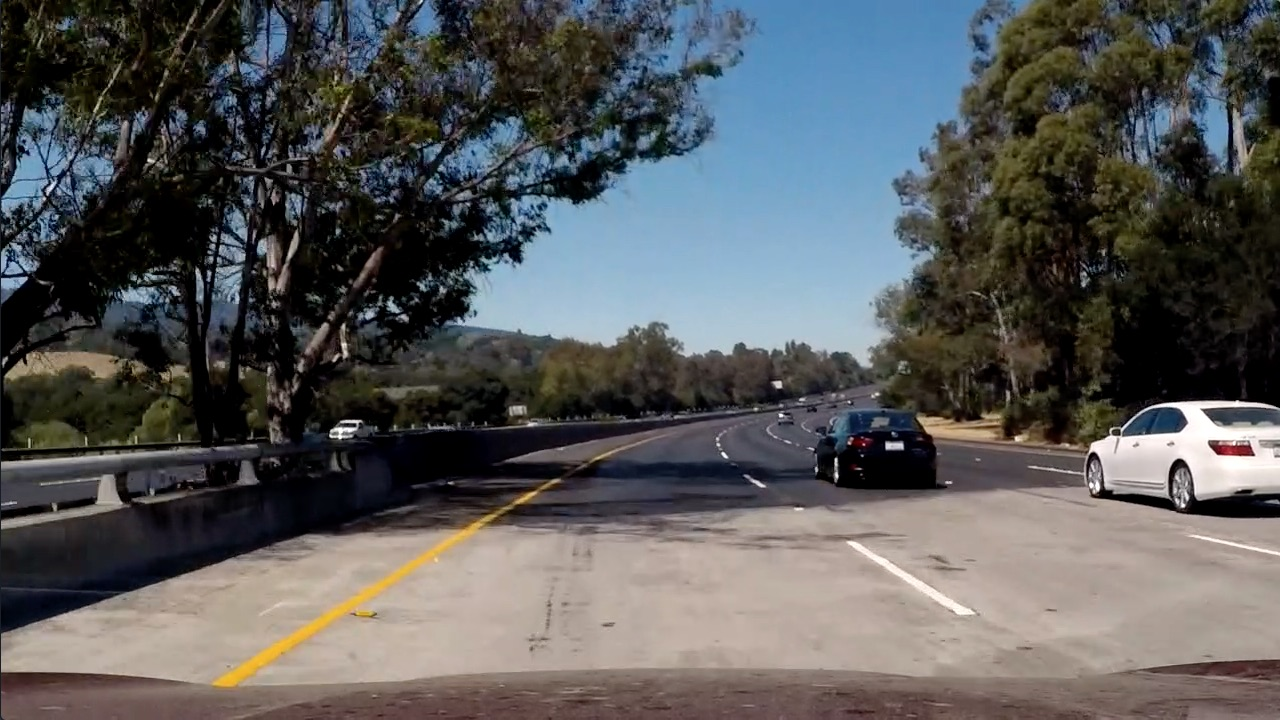
#> input picture test_images/test5.jpg, 1280 x 720 px
$ jupyter execute advanced_lanelines.ipynb   (older library calls are emulated)
#> lines starting #> are read from the running program, lines starting #| are printed output that depends on the picture; after the words box and inside, x2 and y2 are one past the last pixel; in counts of white or black regions, pixels touching at a corner belong together
# Advanced Lane Finding

The purpose of this code is to detect lanelines in the given video.

The Project
---

The goals / steps of this project are the following:

* Compute the camera calibration matrix and distortion coefficients given a set of chessboard images.
* Apply a distortion correction to raw images.
* Use color transforms, gradients, etc., to create a thresholded binary image.
* Apply a perspective transform to rectify binary image ("birds-eye view").
* Detect lane pixels and fit to find the lane boundary.
* Determine the curvature of the lane and vehicle position with respect to center.
* Warp the detected lane boundaries back onto the original image.
* Output visual display of the lane boundaries and numerical estimation of lane curvature and vehicle position.

We will start by importing all relevant libraries such as opencv, numpy required.

[cell 1]
import os
import numpy as np
import cv2
import matplotlib.pyplot as plt
import matplotlib.image as mpimg
import glob
import pickle

## Read Pickle containing data saved from pipeline

There are two main steps to this process: use chessboard images to obtain image points and object points, and then use the OpenCV functions [**cv2.calibrateCamera()**](https://docs.opencv.org/2.4/modules/calib3d/doc/camera_calibration_and_3d_reconstruction.html#cv2.findChessboardCorners) and [**cv2.undistort()**](https://docs.opencv.org/2.4/modules/calib3d/doc/camera_calibration_and_3d_reconstruction.html#cv2.drawChessboardCorners) to compute the calibration and undistortion.

[cell 2]
dist_pickle = pickle.load( open( "pickle/test_images_dist_pickle.p", "rb" ) )
#> (reads pickle/test_images_dist_pickle.p from the repository)
mtx = dist_pickle["mtx"]
dist = dist_pickle["dist"]
M = dist_pickle["M"]
Minv = dist_pickle["Minv"]

## Include relevant functions from the developed pipeline

We are including here only the relevant functions from our pipeline in the previous project. This will include the hue, saturation, x gradient and combined thresholding functions.

If we decide to change the image processing options and include other thresholds as well, we will enter them in the future in this box.

[cell 3]
# Thresholding functions
# since we have evaludated earlier that HLS gives good image filtering results
# only included the relevant thresholding functions from "pipeline.ipynb"

def lightness_select(img, thresh = (120,255)):

    # 1. Convert to hls colorspace
    hls = cv2.cvtColor(img, cv2.COLOR_RGB2HLS)
    # 2. Apply threshold to s channel
    l_channel = hls[:,:,1]
    # 3. Create empty array to store the binary output and apply threshold
    lightness_image = np.zeros_like(l_channel)
    lightness_image[(l_channel > thresh[0]) & (l_channel <= thresh[1])] = 1

    return lightness_image

def saturation_select(img, thresh = (100,255)):

    # 1. convert to hls colorspace
    hls = cv2.cvtColor(img, cv2.COLOR_RGB2HLS)
    # 2. apply threshold to s channel
    s_channel = hls[:,:,2]
    # 3. create empty array to store the binary output and apply threshold
    sat_image = np.zeros_like(s_channel)
    sat_image[(s_channel > thresh[0]) & (s_channel <= thresh[1])] = 1

    return sat_image


def abs_sobel_thresh(img, orient = 'x', sobel_kernel = 3, thresh = (0,255)):

    # 1. Applying the Sobel depending on x or y direction and getting the absolute value
    if (orient == 'x'):
        abs_sobel = np.absolute(cv2.Sobel(img, cv2.CV_64F, 1, 0, ksize = sobel_kernel))
    if (orient == 'y'):
        abs_sobel = np.absolute(cv2.Sobel(img, cv2.CV_64F, 0, 1, ksize = sobel_kernel))
    # 2. Scaling to 8-bit and converting to np.uint8
    scaled_sobel = np.uint8(255*abs_sobel/np.max(abs_sobel))
    # 3. Create mask of '1's where the sobel magnitude is > thresh_min and < thresh_max
    sobel_image = np.zeros_like(scaled_sobel)
    sobel_image[(scaled_sobel >= thresh[0]) & (scaled_sobel <= thresh[1])] = 1

    return sobel_image


# More threhsolding functions can be added here from the pipeline for advacned filtering options

## Combined Thresholding

In the next step, we apply combined thresholding from our thresholding functions in the previous box. For details, refer to "pipeline.ipynb".

[cell 4]
### Combined Thresholding Function
def combined_threshold(img):

    # convert to hls format and extract channels
    hls = cv2.cvtColor(img, cv2.COLOR_RGB2HLS)
    s_channel = hls[:,:,2]
    l_channel = hls[:,:,1]

    # convert image to grayscale
    gray = cv2.cvtColor(img, cv2.COLOR_RGB2GRAY)

    # applying thresholding and storing different filtered images
    l_binary = lightness_select(img, thresh = (120, 255))
    s_binary = saturation_select(img, thresh = (100, 255))

    ksize = 9
    gradx = abs_sobel_thresh(s_channel, orient='x', sobel_kernel=ksize, thresh=(20, 100))

    # creating an empty binary image
    combined_binary = np.zeros_like(s_binary)
    combined_binary[((gradx == 1) | (s_binary == 1)) & ((l_binary == 1) & (s_binary == 1))] = 1

    # apply region of interest mask
    height, width = combined_binary.shape
    mask = np.zeros_like(combined_binary)
    region = np.array([[0, height-1], [int(width/2), int(height/2)], [width-1, height-1]], dtype=np.int32)
    cv2.fillPoly(mask, [region], 1)

    masked_binary = cv2.bitwise_and(combined_binary, mask)

    return masked_binary

## Perspective Transform

We apply the perspective transform using [**cv2.getPerspectiveTransform(src, dst)**](https://docs.opencv.org/2.4/modules/imgproc/doc/geometric_transformations.html#getperspectivetransform).

This function converts our camera view of the lanelines to a top-down view or a bird's eye view. We will use the image generated by this function for identifying lanelines and estimating the road curvatures.

[cell 5]
# function for applying perspective view on the masked thresholded images
def perspective_view(img):
    img_size = (img.shape[1], img.shape[0])
    # image points extracted from image approximately
    bottom_left = [210, 720]
    bottom_right = [1100, 720]
    top_left = [570, 470]
    top_right = [720, 470]
    src = np.float32([bottom_left, bottom_right, top_right, top_left])
    pts = np.array([bottom_left, bottom_right, top_right, top_left])
    pts = pts.reshape((-1, 1, 2))
    # choose four points in warped image so that the lines should appear as parallel
    bottom_left_dst = [320, 720]
    bottom_right_dst = [920, 720]
    top_left_dst = [320, 1]
    top_right_dst = [920, 1]
    dst = np.float32([bottom_left_dst, bottom_right_dst, top_right_dst, top_left_dst])
    # apply perspective transform
    M = cv2.getPerspectiveTransform(src, dst)
    # compute inverse perspective transform
    Minv = cv2.getPerspectiveTransform(dst, src)
    # warp the image using perspective transform M
    warped = cv2.warpPerspective(img, M, img_size, flags=cv2.INTER_LINEAR)
    return warped, M, Minv

## Pipeline

Here we will work on developing a pipeline for processing individual images for detecting, visualizing lanelines and calculate the radius of curvature for lanelines.

[cell 6]
# read in an image
img = mpimg.imread("test_images/test5.jpg")
#> img is the input picture: shape (720, 1280, 3); mean R, G, B 88.5, 89.3, 89.8

# undistort the original image using stored values from pickle
undist_original = cv2.undistort(img, mtx, dist, None, mtx)

# apply perspective view on the image
warped_original, M, Minv = perspective_view(undist_original)
#> in perspective_view, `warped = cv2.warpPerspective(img, M, img_size, flags=cv2.INTER_LINEAR)`:
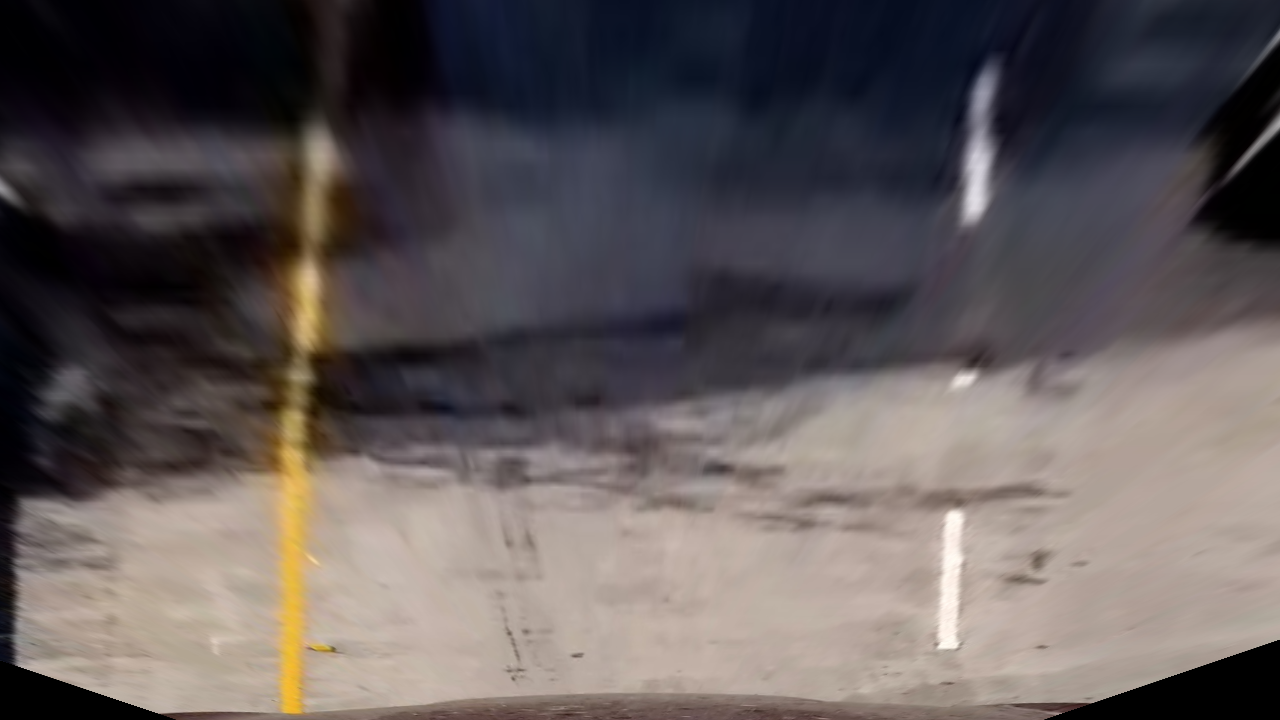
#> warped: shape (720, 1280, 3); mean R, G, B 96.1, 88.6, 88.8
#> M = [[-0.483, -1.46, 922.7], [0, -2.06, 970.2], [-7.09e-19, -0.00238, 1]]; Minv = [[0.25, -0.743, 490.2], [-2.47e-16, -0.484, 469.9], [-4.89e-19, -0.00116, 1]]

# apply combined threshold
combined_threshold = combined_threshold(undist_original)
#> in combined_threshold, `hls = cv2.cvtColor(img, cv2.COLOR_RGB2HLS)`: hls: shape (720, 1280, 3); mean of channels 0, 1, 2 55.3, 90.3, 68
#> in combined_threshold, `l_channel = hls[:,:,1]`:
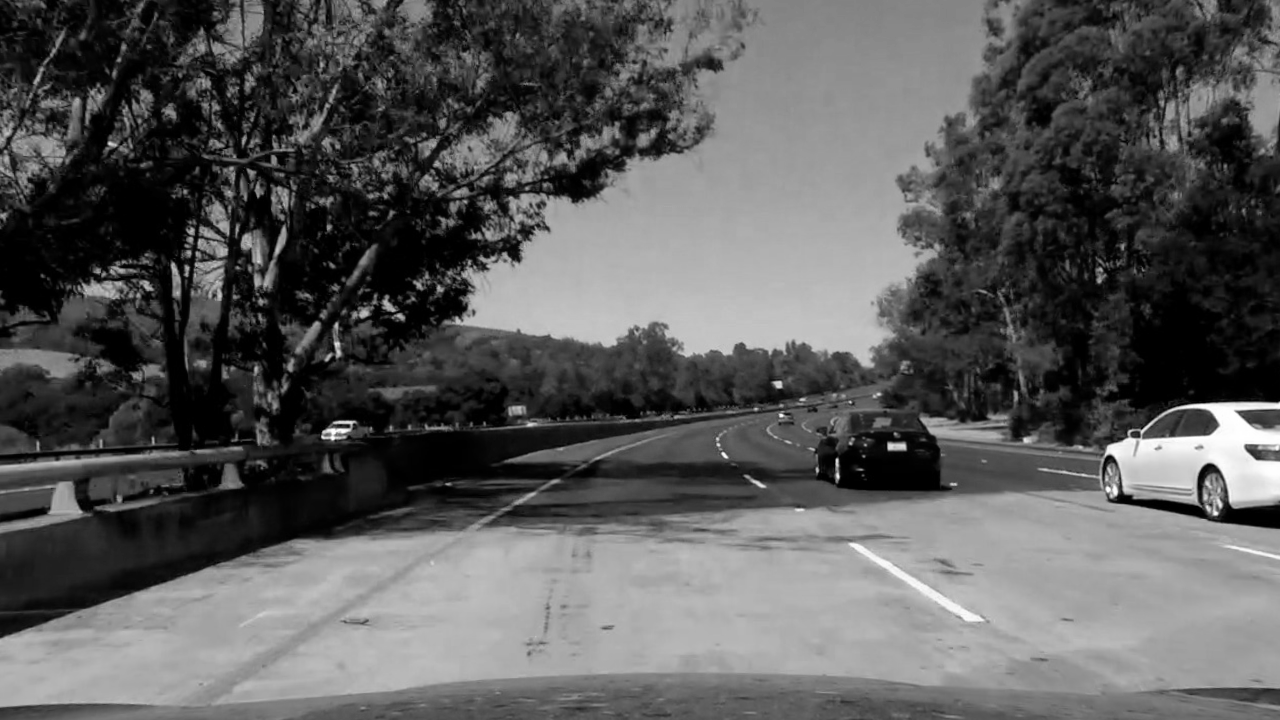
#> l_channel: shape (720, 1280); min 0, max 255, mean 90.3
#> in combined_threshold, `l_binary = lightness_select(img, thresh = (120, 255))`:
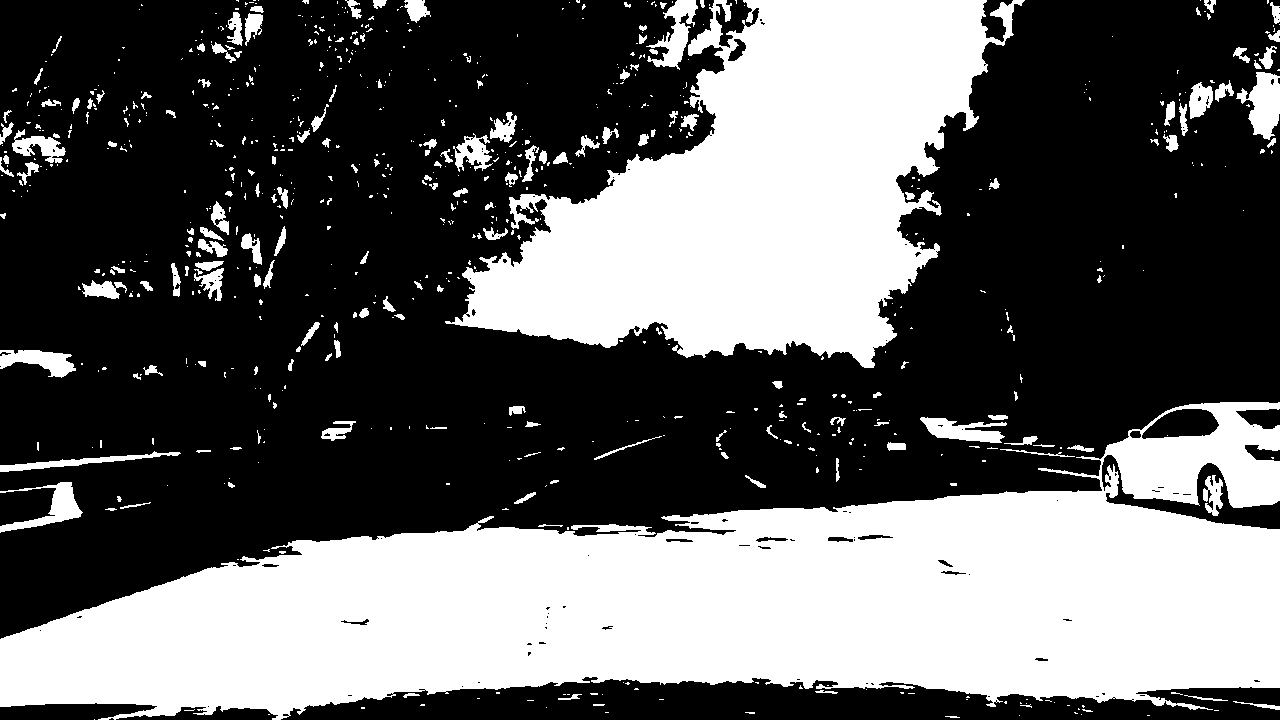
#> l_binary: shape (720, 1280); values 0 (black) and 1 (white), 38.8% white; 758 white regions (577 under 20 px), largest, box (x1, y1, x2, y2) and area: (0, 402, 1280, 720) 216974, (445, 0, 1025, 368) 113334, (1236, 72, 1280, 140) 1706
#> in combined_threshold, `s_binary = saturation_select(img, thresh = (100, 255))`: s_binary: shape (720, 1280); values 0 (black) and 1 (white), 23.1% white; 2142 white regions (1631 under 20 px), largest, box (x1, y1, x2, y2) and area: (533, 0, 979, 299) 68748, (999, 95, 1280, 446) 22201, (231, 431, 567, 554) 11746
#> in combined_threshold, `gradx = abs_sobel_thresh(s_channel, orient='x', sobel_kernel=ksize, th..`: gradx: shape (720, 1280); values 0 (black) and 1 (white), 21.8% white; 1943 white regions (1265 under 20 px), largest, box (x1, y1, x2, y2) and area: (1, 0, 562, 541) 72523, (996, 125, 1166, 448) 16011, (1098, 248, 1279, 430) 5613
#> in combined_threshold, `cv2.fillPoly(mask, [region], 1)`: mask: shape (720, 1280); values 0 (black) and 1 (white), 25% white; 1 white region, box (x1, y1, x2, y2) and area: (0, 360, 1280, 720) 230860
#> in combined_threshold, `masked_binary = cv2.bitwise_and(combined_binary, mask)`: combined_binary: shape (720, 1280); values 0 (black) and 1 (white), 8.7% white; 93 white regions (71 under 20 px), largest, box (x1, y1, x2, y2) and area: (533, 0, 979, 299) 68743, (180, 523, 480, 708) 4942, (1162, 405, 1280, 484) 3380
#> combined_threshold: shape (720, 1280); values 0 (black) and 1 (white), 0.65% white; 6 white regions (3 under 20 px), largest, box (x1, y1, x2, y2) and area: (180, 523, 480, 708) 4942, (850, 544, 983, 621) 961, (516, 494, 534, 503) 48

# apply perspective transform on the thresholded image
warped, M, Minv = perspective_view(combined_threshold)
#> in perspective_view (call 2), `warped = cv2.warpPerspective(img, M, img_size, flags=cv2.INTER_LINEAR)`:
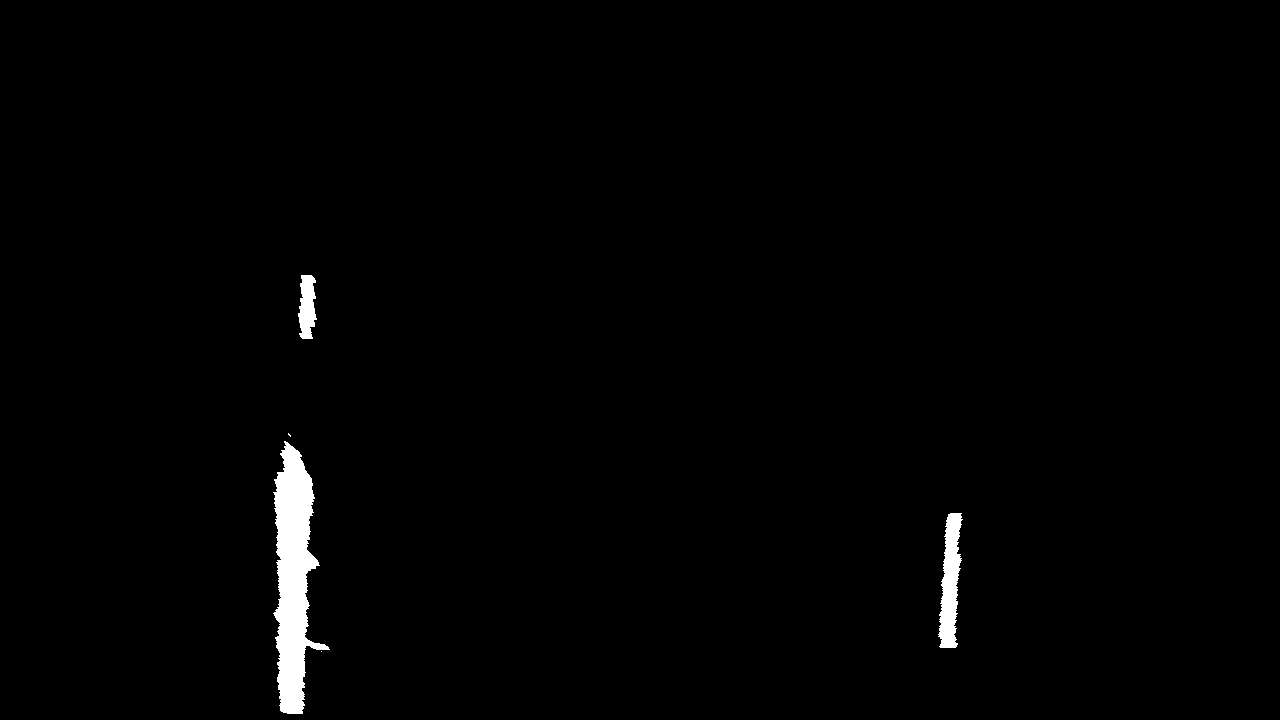
#> warped: shape (720, 1280); values 0 (black) and 1 (white), 1.2% white; 5 white regions (2 under 20 px), largest, box (x1, y1, x2, y2) and area: (273, 441, 330, 714) 8046, (938, 513, 963, 648) 2060, (298, 275, 317, 339) 878

plt.figure(1)
f, (ax1, ax2) = plt.subplots(1, 2, figsize=(20,10))
ax1.imshow(img)
ax1.set_title('Original Image', fontsize=20)
ax2.imshow(undist_original)
ax2.set_title('Undistorted Image', fontsize=20)
plt.show()

plt.figure(2)
f, (ax3, ax4) = plt.subplots(1, 2, figsize=(20,10))
ax3.imshow(warped_original)
ax3.set_title('Warped Original', fontsize=20)
ax4.imshow(warped, cmap = 'gray')
ax4.set_title('Warped Masked', fontsize=20)
plt.show()
